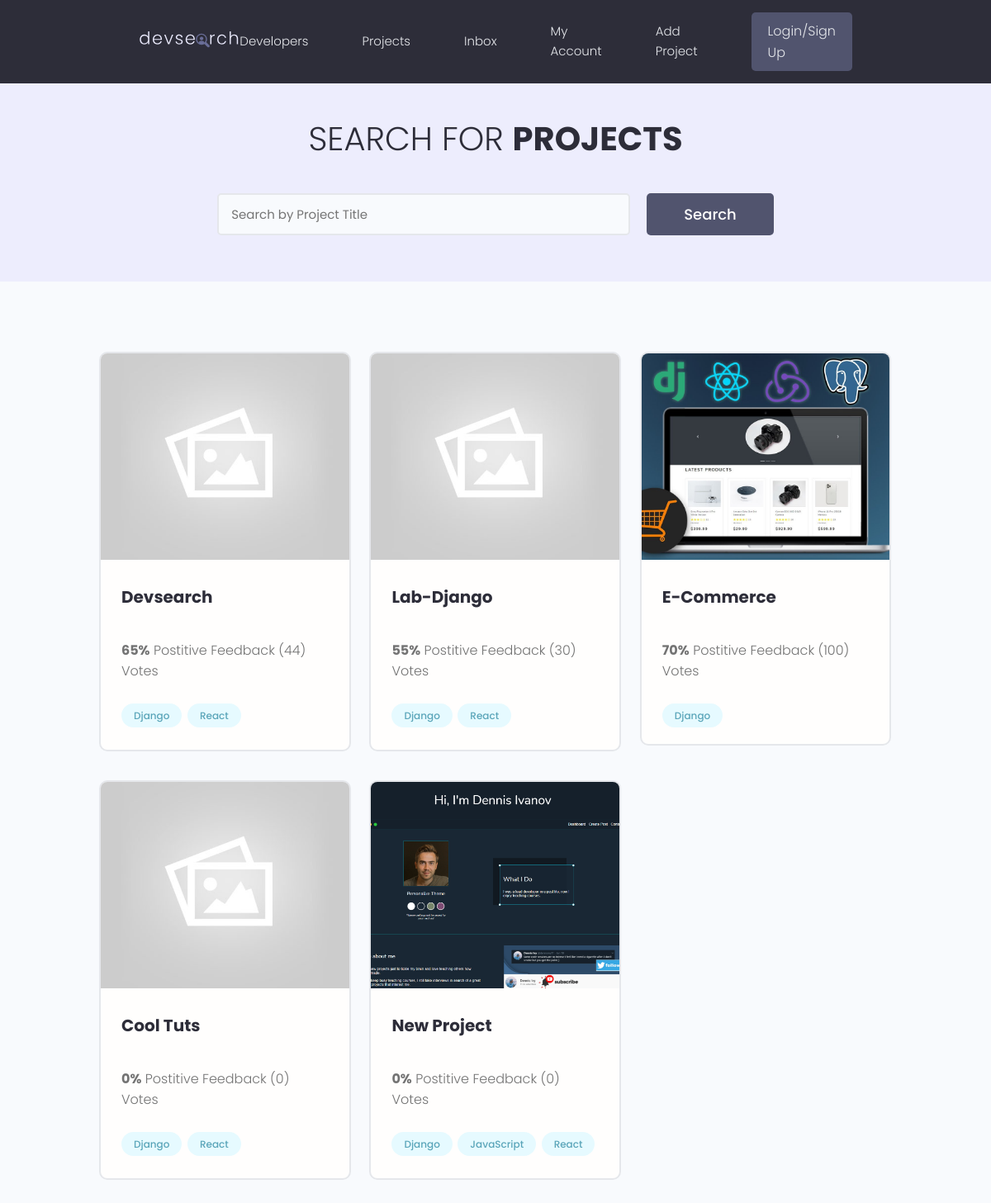
Before: /projects/ with the older database file.
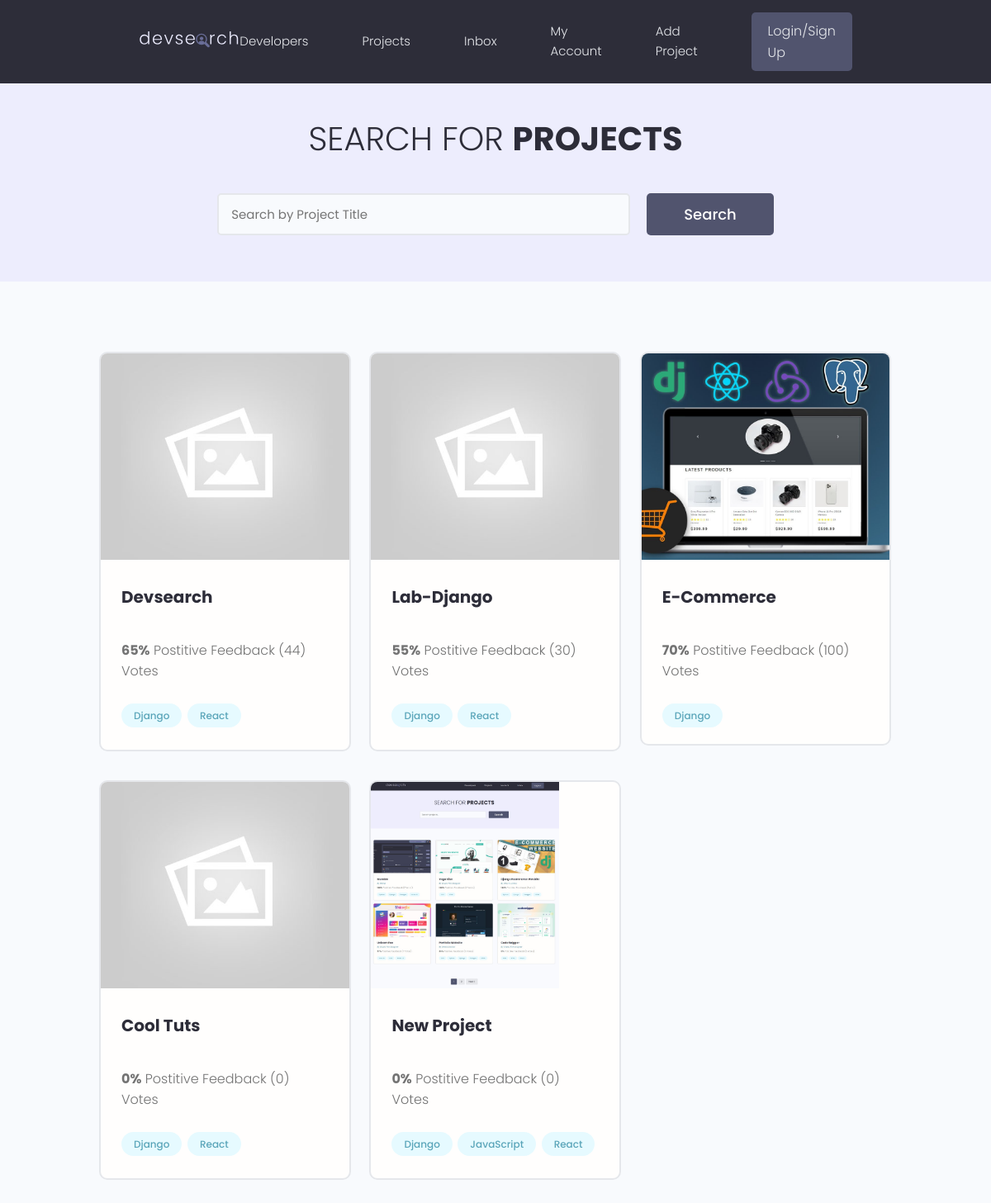
After: the same page with the newer database file.
### projects/models.py (models this page shows, shortened)
class Project(models.Model):
    owner = models.ForeignKey(Profile, null=True, blank=True, on_delete=models.SET_NULL)
    id = models.UUIDField(default=uuid.uuid4, unique=True, primary_key=True, editable=False)
    title = models.CharField(max_length=255)
    featured_image = models.ImageField(null=True, blank=True, default='default.jpg')
    description = models.TextField(null=True, blank=True) # null(db) blank(form)
    demo_link = models.CharField(max_length=2000, blank=True, null=True)
    source_link = models.CharField(max_length=200, null=True, blank=True)
    tags = models.ManyToManyField('Tag', blank=True)
    vote_total = models.IntegerField(default=0, null=True, blank=True)
    vote_ratio = models.IntegerField(default=0, null=True, blank=True)
    created = models.DateTimeField(auto_now_add=True)

### projects/views.py (the view)
# urls.py: path('projects/', include('projects.urls')),
def projects(request):
    ProjectList = Project.objects.all()
    return render(request, 'projects/projects.html', {'projects': ProjectList})

### projects/models.py (called while the page is built)
    def __str__(self) -> str:
        return self.name

### projects/templates/projects/projects.html (shortened to what this page needs)
{% extends 'main.html' %}
{% block content %}
  <main class="projects">
    <section class="hero-section text-center">
      <div class="container container--narrow">
        <div class="hero-section__box">
          <h2>Search for <span>Projects</span></h2>
        </div>
        <div class="hero-section__search">
          <form class="form" action="#" method="get">
            <div class="form__field">
              <input class="input input--text" id="formInput#search" type="text" name="text"
                placeholder="Search by Project Title" />
            </div>
            <input class="btn btn--sub btn--lg" type="submit" value="Search" />
          </form>
        </div>
      </div>
    </section>
    <section class="projectsList">
      <div class="container">
        <div class="grid grid--three">
        {% for project in projects %}
          <div class="column">
            <div class="card project">
              <a href="{% url 'project' project.id %}" class="project">
                <img class="project__thumbnail" src="{{ project.featured_image.url  }}" alt="project thumbnail" />
                <div class="card__body">
                  <h3 class="project__title">{{project.title|title}}</h3>
                  <p><a class="project__author" href="{% url 'user-profile' project.owner.id %}">{{project.owner.name}}</a></p>
                  <p class="project--rating">
                    <span style="font-weight: bold;">{{project.vote_ratio}}%</span> Postitive
                    Feedback ({{project.vote_total}}) Vote{{project.vote_total|pluralize:"s"}}
                  </p>
                  <div class="project__tags">
                      {% for tag in project.tags.all %}
                    <span class="tag tag--pill tag--main">
                      <small>{{tag}}</small>
                    </span>
                      {% endfor %}
                  </div>
                </div>
              </a>
            </div>
          </div>
          {% endfor %}
        </div>
      </div>
    </section>
  </main>
{% endblock content %}

Changed rows visible on the page:
changed Project "New Project": featured_image: a different picture
